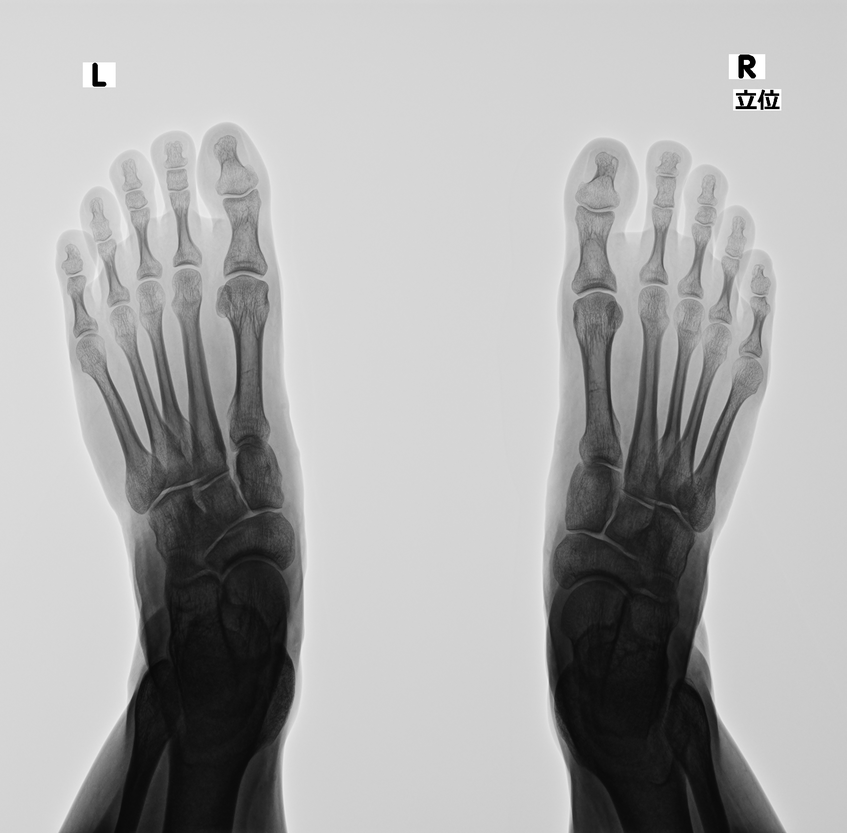
#> input picture detect_hallux_valgus/src/images/part1.png, 847 x 833 px, shrunk from 2373 x 2336 before the run; its folder holds only this picture in this run
$ python -i detect_image_center.py   (imports and definitions only)
#> lines starting #> are read from the running program, lines starting #| are printed output that depends on the picture; after the words box and inside, x2 and y2 are one past the last pixel; in counts of white or black regions, pixels touching at a corner belong together
#> further down, picture is the input picture: shape (833, 847, 3); min 0, max 255, mean 171.6
import cv2
import numpy as np
import os
import glob


class detectMidpoints:
    def find_contour_midpoints(self, image):
        # ノイズを除去しないとノイズが輪郭線と検出されてアルゴリズムが機能しない
        gaussian_image = cv2.GaussianBlur(image, (15, 15), 3)

        edges = cv2.Canny(image=gaussian_image, threshold1=10, threshold2=10)
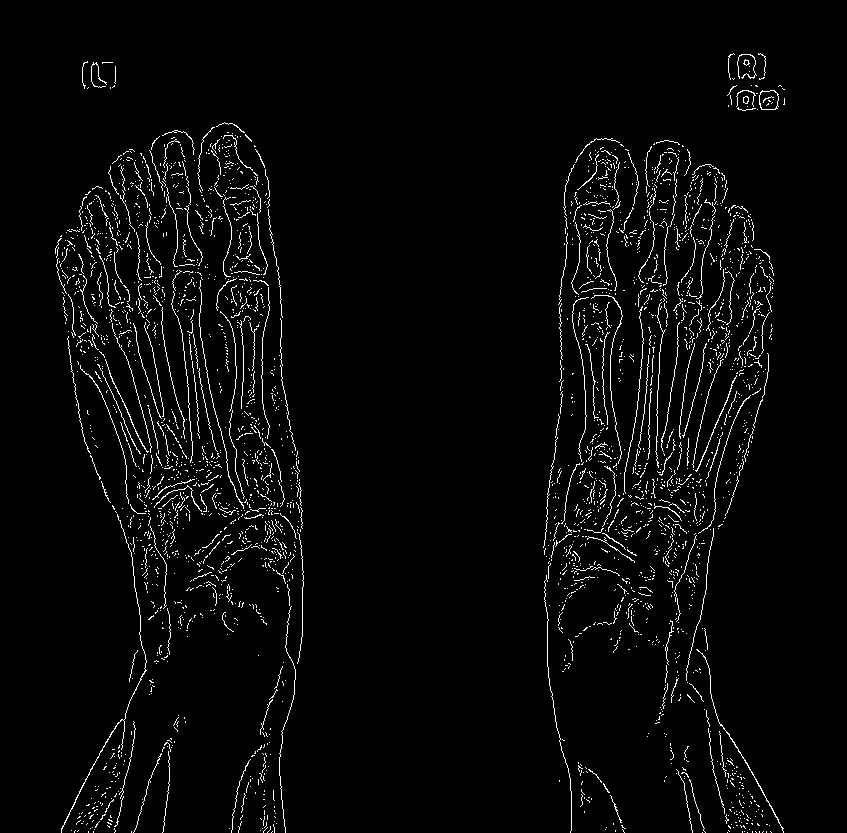
#> edges: shape (833, 847); 3.2% white in thin lines or dots, all inside (x1, y1, x2, y2) = (55, 53, 785, 833)

        # 膨張処理に使用するカーネルを定義
        kernel = np.ones((11, 11), np.uint8)

        # 膨張処理を適用
        dilated_edges = cv2.dilate(edges, kernel, iterations=3)
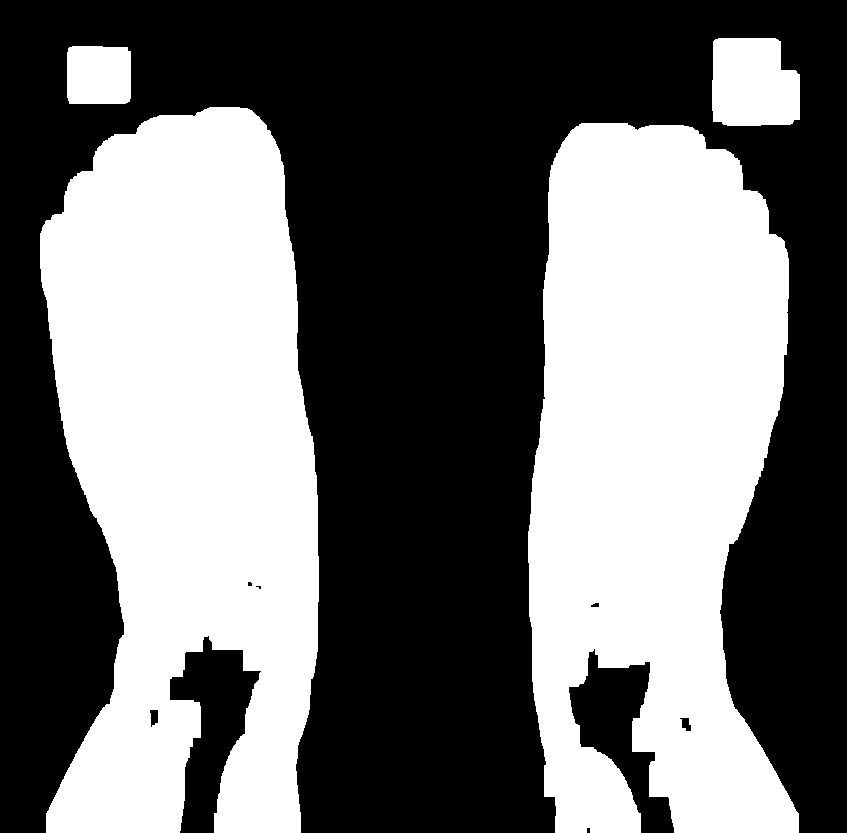
#> dilated_edges: shape (833, 847); 43.6% white; 4 white regions, box (x1, y1, x2, y2) and area: (40, 107, 319, 833) 151816, (528, 123, 799, 833) 145462, (712, 38, 800, 126) 6933, (67, 46, 131, 104) 3641
        eroded_edges = cv2.erode(dilated_edges, kernel, iterations=3)
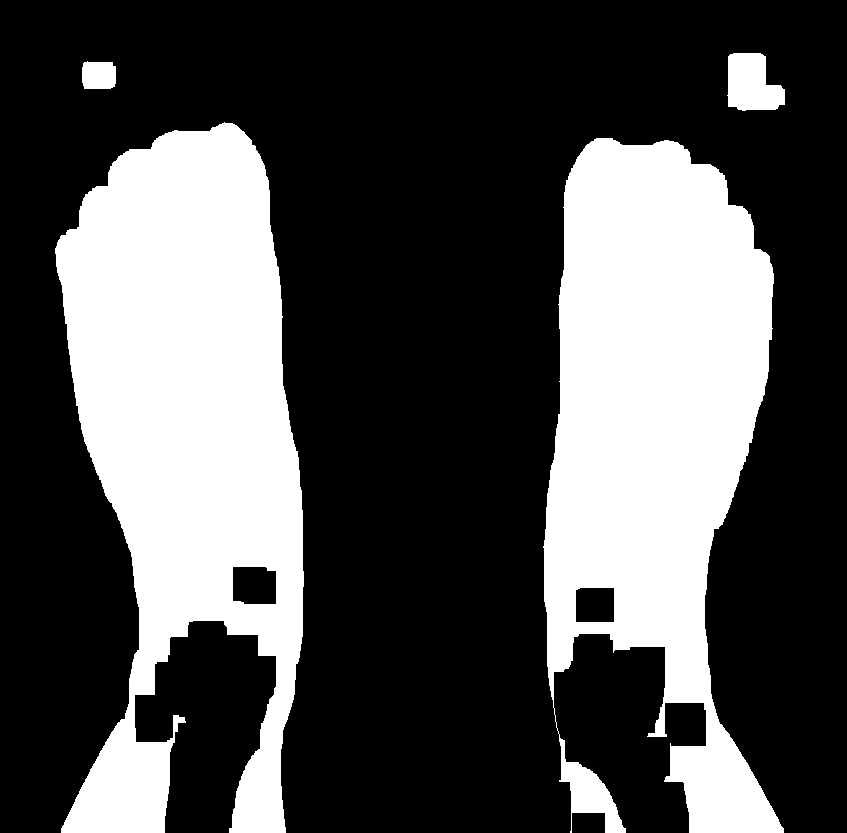
#> eroded_edges: shape (833, 847); 31.1% white; 4 white regions

        # 輪郭を検出
        contours, _ = cv2.findContours(
            eroded_edges, cv2.RETR_EXTERNAL, cv2.CHAIN_APPROX_SIMPLE
        )
#> contours = 4 contours; box (x1, y1, x2, y2) and area: (55, 122, 304, 833) 111723, (543, 138, 784, 833) 104702, (727, 53, 785, 111) 2448, (82, 61, 116, 89) 825

        # 輪郭の面積でソートして上位二つを取得
        sorted_contours = sorted(contours, key=cv2.contourArea, reverse=True)[:2]
#> sorted_contours = 2 contours; box (x1, y1, x2, y2) and area: (55, 122, 304, 833) 111723, (543, 138, 784, 833) 104702

        # 重心の中点を計算
        if len(sorted_contours) >= 2:
            moments1 = cv2.moments(sorted_contours[0])
#> moments1 = moments, m00 111723, centre m10/m00, m01/m00 = (187.7, 437.1)
            moments2 = cv2.moments(sorted_contours[1])
#> moments2 = moments, m00 104702, centre m10/m00, m01/m00 = (653.8, 438)
            centroid1 = (
                int(moments1["m10"] / moments1["m00"]),
                int(moments1["m01"] / moments1["m00"]),
            )
#> centroid1 = (187, 437)
            centroid2 = (
                int(moments2["m10"] / moments2["m00"]),
                int(moments2["m01"] / moments2["m00"]),
            )
#> centroid2 = (653, 437)
            midpoint = (
                (centroid1[0] + centroid2[0]) // 2,
                (centroid1[1] + centroid2[1]) // 2,
            )
#> midpoint = (420, 437)

            return midpoint, contours

        else:
            return None, None

    # [16 lines left out: function process_images, not called in this run]


# [7 lines not run here, left out]

>>> import cv2
>>> picture = cv2.imread('../src/images/part1.png')
>>> result = detectMidpoints().find_contour_midpoints(picture)

$ run again, on detect_hallux_valgus/src/images/part10.png
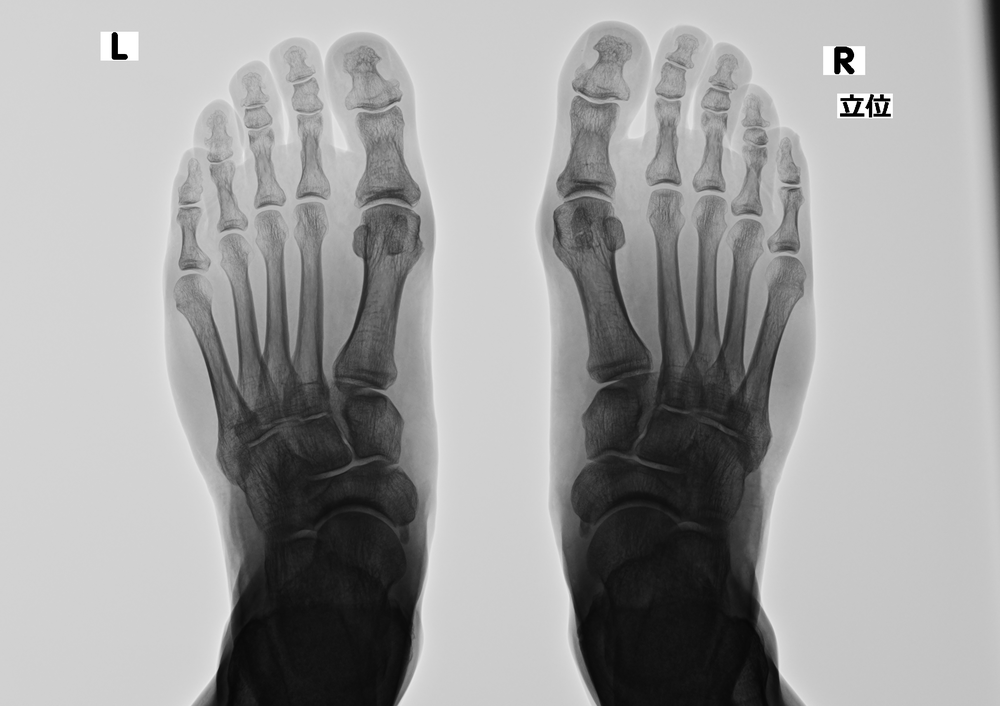
#> input picture detect_hallux_valgus/src/images/part10.png, 1000 x 706 px, shrunk from 2426 x 1713 before the run
#> picture is the input picture: shape (706, 1000, 3); min 0, max 255, mean 160
#> in find_contour_midpoints, `edges = cv2.Canny(image=gaussian_image, threshold1=10, threshold2=10)`:
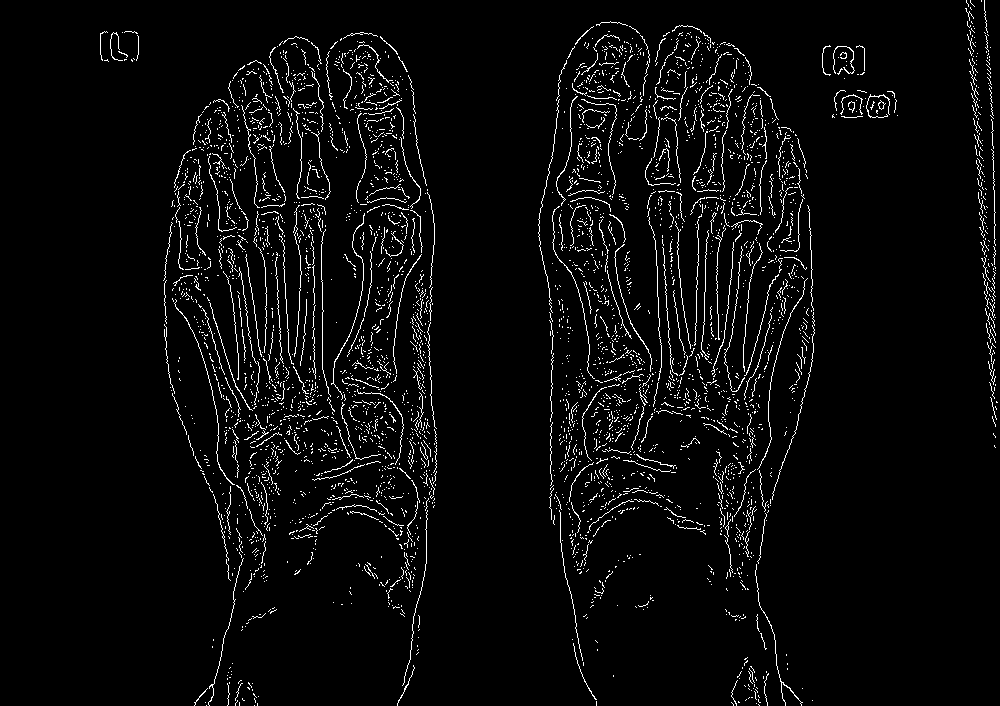
#> edges: shape (706, 1000); 4% white in thin lines or dots, all inside (x1, y1, x2, y2) = (100, 0, 998, 706)
#> dilated_edges: shape (706, 1000); 52.1% white; 5 black regions, box (x1, y1, x2, y2) and area: (0, 0, 1000, 706) 314130, (241, 530, 396, 706) 12191, (603, 525, 742, 706) 11783, (691, 475, 698, 488) 82, (339, 295, 342, 305) 20
#> in find_contour_midpoints, `eroded_edges = cv2.erode(dilated_edges, kernel, iterations=3)`:
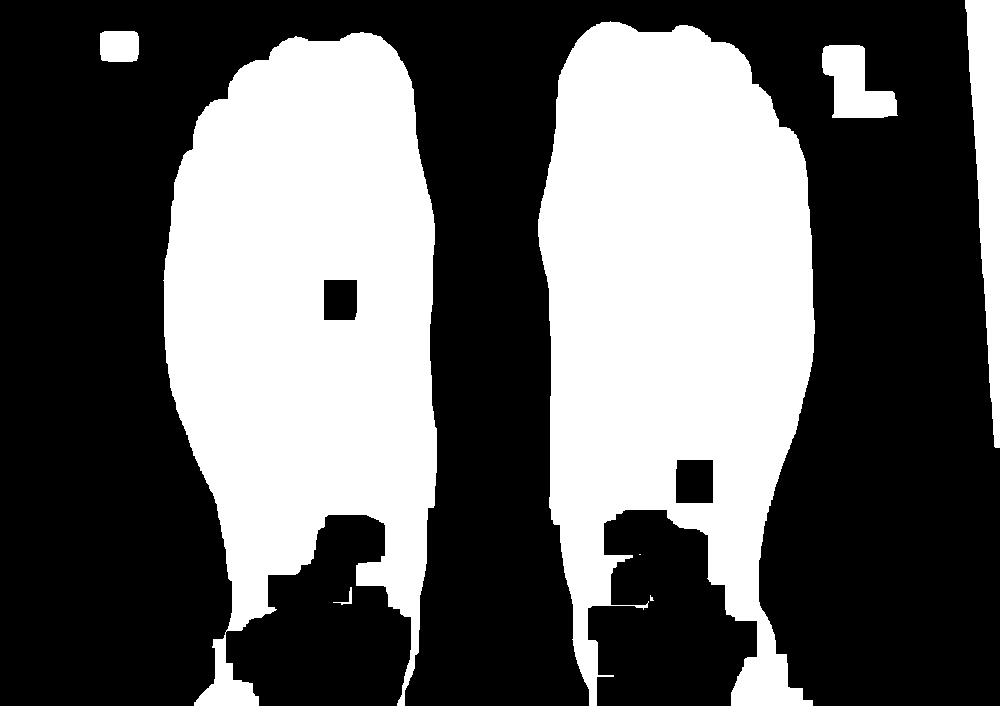
#> eroded_edges: shape (706, 1000); 38.4% white; 8 white regions (2 under 20 px)
#> contours = 8 contours, 2 with area under 20; largest, box (x1, y1, x2, y2) and area: (538, 21, 815, 706) 130986, (163, 32, 437, 706) 126840, (965, 0, 1000, 448) 8593, (822, 45, 898, 118) 3284, (100, 31, 139, 62) 1102, (333, 587, 352, 605) 39
#> sorted_contours = 2 contours; box (x1, y1, x2, y2) and area: (538, 21, 815, 706) 130986, (163, 32, 437, 706) 126840
#> moments1 = moments, m00 130985.5, centre m10/m00, m01/m00 = (673.5, 313.6)
#> moments2 = moments, m00 126840.5, centre m10/m00, m01/m00 = (306.3, 319.6)
#> centroid1 = (673, 313)
#> centroid2 = (306, 319)
#> midpoint = (489, 316)

$ run again, on detect_hallux_valgus/src/images/part11.png
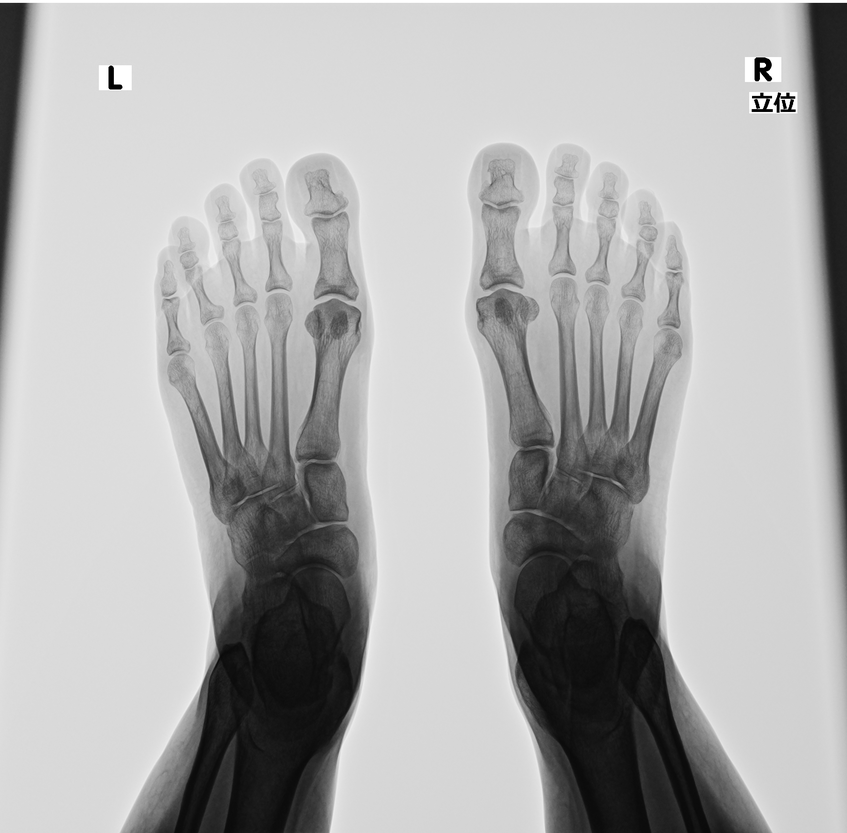
#> input picture detect_hallux_valgus/src/images/part11.png, 847 x 833 px, shrunk from 2373 x 2336 before the run
#> picture is the input picture: shape (833, 847, 3); min 0, max 255, mean 174.5
#> in find_contour_midpoints, `edges = cv2.Canny(image=gaussian_image, threshold1=10, threshold2=10)`:
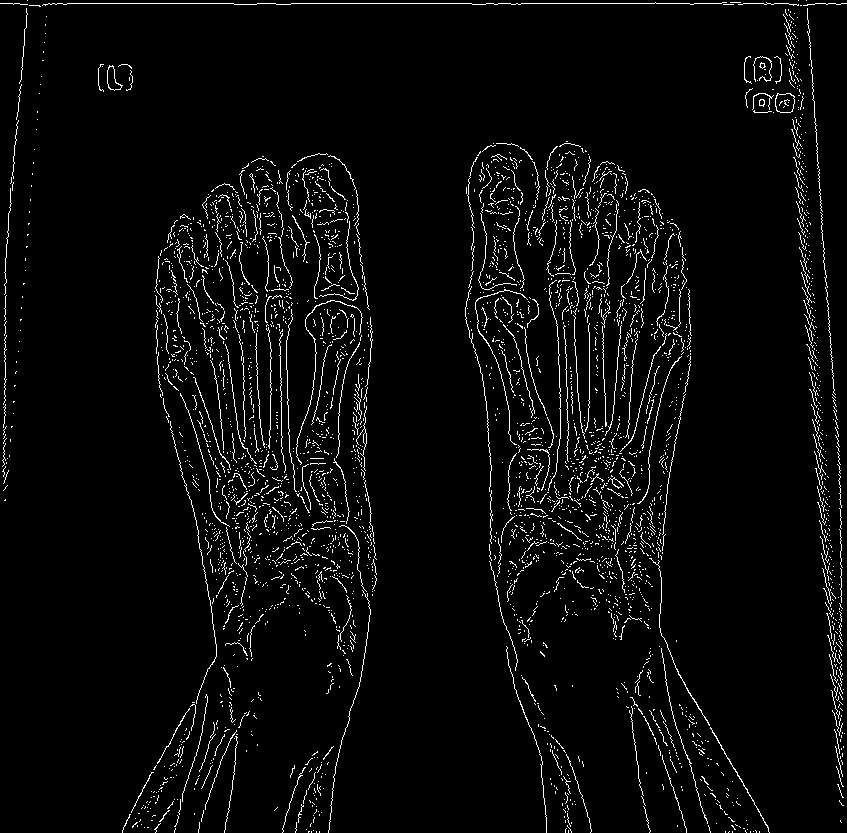
#> edges: shape (833, 847); 3.8% white in thin lines or dots
#> dilated_edges: shape (833, 847); 53.5% white; 6 black regions (1 under 20 px), largest, box (x1, y1, x2, y2) and area: (0, 19, 825, 833) 313123, (243, 625, 332, 833) 5635, (560, 628, 631, 833) 5621, (825, 20, 847, 329) 3517, (0, 20, 9, 120) 477
#> in find_contour_midpoints, `eroded_edges = cv2.erode(dilated_edges, kernel, iterations=3)`:
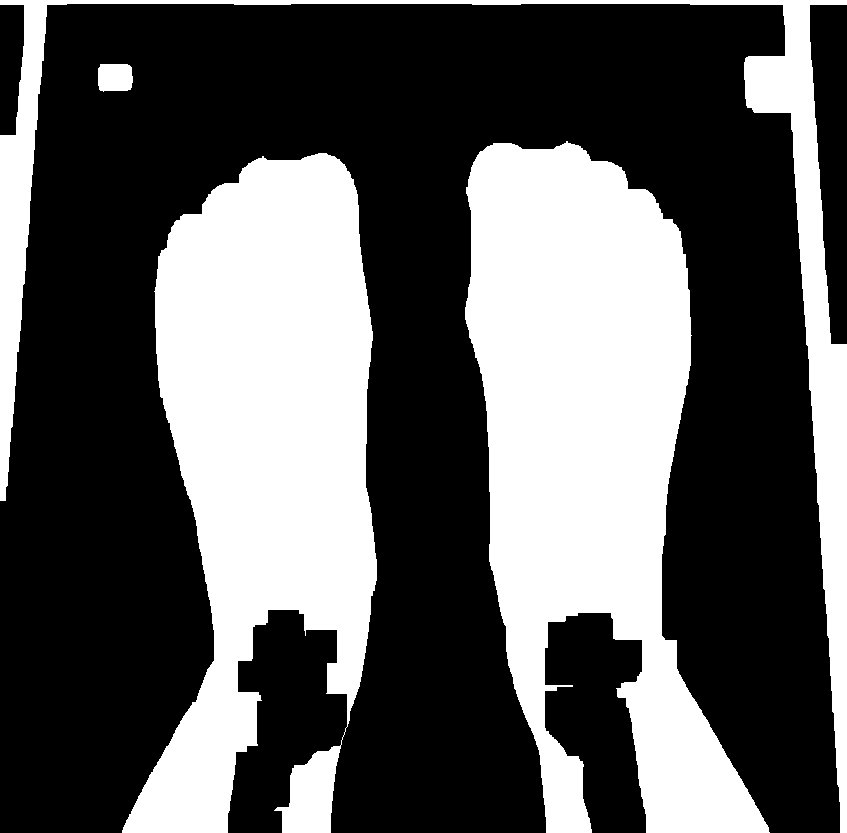
#> eroded_edges: shape (833, 847); 36.4% white; 4 white regions
#> contours = 4 contours; box (x1, y1, x2, y2) and area: (465, 141, 770, 833) 112232, (122, 153, 377, 833) 104886, (0, 0, 847, 833) 34056, (98, 64, 133, 92) 844
#> sorted_contours = 2 contours; box (x1, y1, x2, y2) and area: (465, 141, 770, 833) 112232, (122, 153, 377, 833) 104886
#> moments1 = moments, m00 112231.5, centre m10/m00, m01/m00 = (588.9, 454.5)
#> moments2 = moments, m00 104886, centre m10/m00, m01/m00 = (266.1, 457.7)
#> centroid1 = (588, 454)
#> centroid2 = (266, 457)
#> midpoint = (427, 455)
